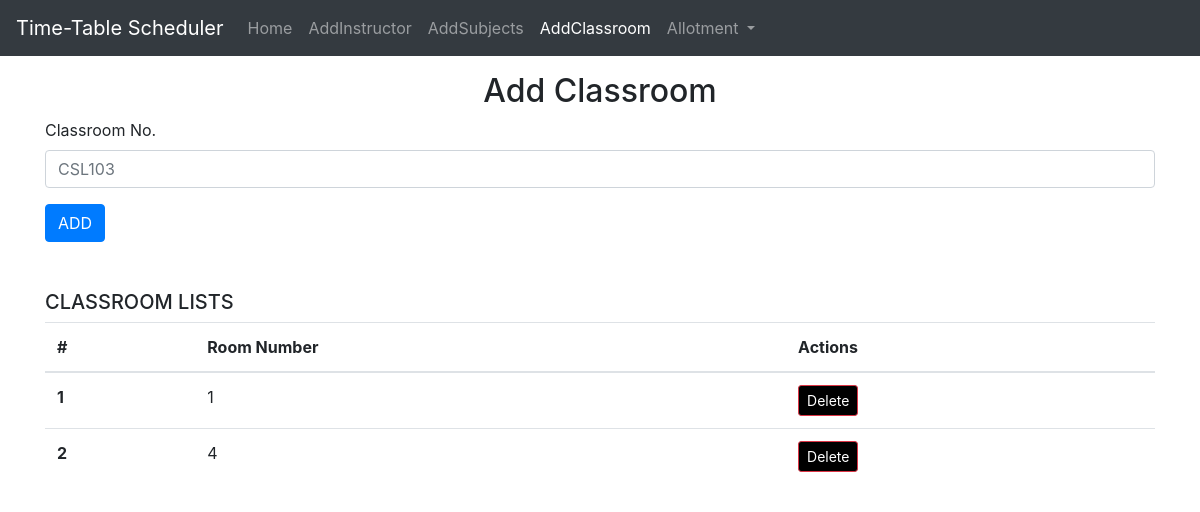
Before: /addclassroom with the older database file.
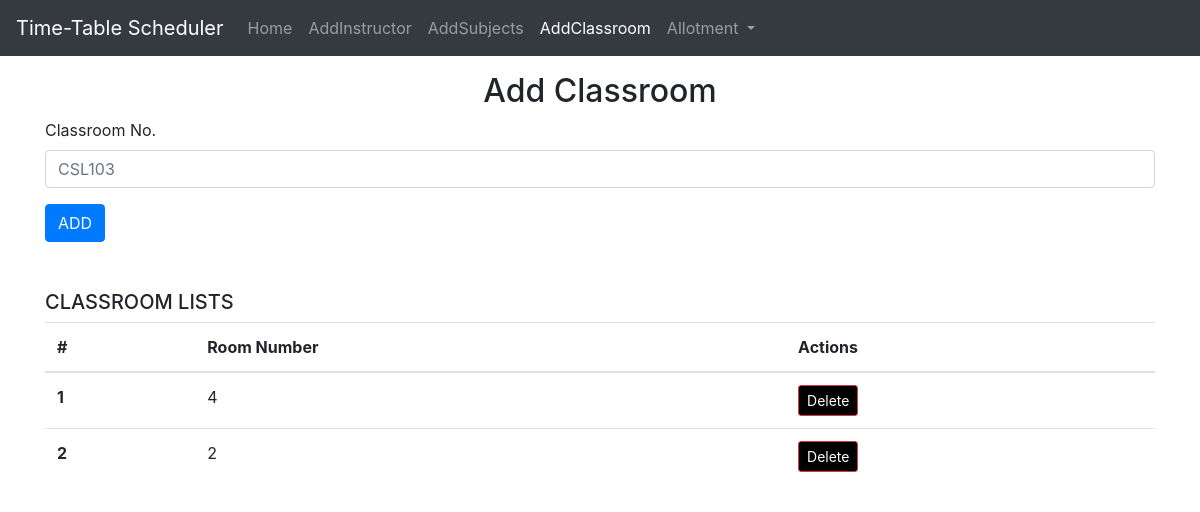
After: the same page with the newer database file.
### home/models.py (models this page shows, shortened)
class classroom(models.Model):
    classnum=models.CharField(max_length=30)

### home/views.py (the view)
# urls.py: path('addclassroom',views.addclassroom,name="addclassroom"),
def addclassroom(request):
    context = {'success': False}
    if request.method == "POST":
        title = request.POST['title']
        ins = classroom(classnum=title)
        ins.save()
        context['success'] = True
    allLists = classroom.objects.all()
    context['addclassroom'] = allLists
    return render(request, 'addclassroom.html', context)

### templates/addclassroom.html (shortened to what this page needs)
<!DOCTYPE html>
<html lang="en">
  <head>
    <link
      rel="stylesheet"
      href="https://cdn.jsdelivr.net/npm/bootstrap@4.3.1/dist/css/bootstrap.min.css"
    />
  </head>
  <body>
    <nav class="navbar navbar-expand-lg navbar-dark bg-dark">
      <a class="navbar-brand" href="#">Time-Table Scheduler</a>
      <div class="collapse navbar-collapse" id="navbarSupportedContent">
        <ul class="navbar-nav mr-auto">
          <li class="nav-item ">
            <a class="nav-link" href="/home"
              >Home <span class="sr-only">(current)</span></a
            >
          </li>
          <li class="nav-item">
            <a class="nav-link" href="/addinstructor">AddInstructor</a>
          </li>
          <li class="nav-item">
            <a class="nav-link" href="/addsubjects">AddSubjects</a>
          </li>
        <li class="nav-item active">
          <a class="nav-link" href="/addclassroom">AddClassroom</a>
        </li>
        <li class="nav-item dropdown">
          <a class="nav-link dropdown-toggle" href="#" id="navbarDropdown" role="button" data-toggle="dropdown" aria-haspopup="true" aria-expanded="false">
            Allotment          </a>
        </li>
        </ul>
      </div>
    </nav>
   <div class="container my-3">
    <h2 class="text-center">Add Classroom</h2>
    <form action="/addclassroom" method="post">
        <div class="form-group">
          <label for="title">Classroom No.</label>
          <input type="text" class="form-control" name="title" id="title" placeholder="CSL103">
        </div>
        <button type="submit" class="btn btn-primary">ADD</button>
      </form>
   </div>
   <div class="container my-5">
    <h5>CLASSROOM LISTS</h5>
    <table class="table">
        <thead>
          <tr>
            <th scope="col">#</th>
            <th scope="col">Room Number</th>
            <th scope="col">Actions</th>
          </tr>
        </thead>
        <tbody>
          <tbody>
            {% for classroom in addclassroom %}
            <tr>
              <th scope="row">{{ forloop.counter }}</th>
              <td>{{ classroom.classnum }}</td>
              <td>
                <form action="/deleteclassroom/{{ classroom.id }}/" method="post">
                  <button type="submit" class="btn btn-danger btn-sm" style="background-color:black">Delete</button>
                </form>
              </td>
            </tr>
            {% endfor %}
          </tbody>
        </div>
  </body>
</html>

Changed rows visible on the page:
removed classroom: classnum "1"
added classroom: classnum "2"
